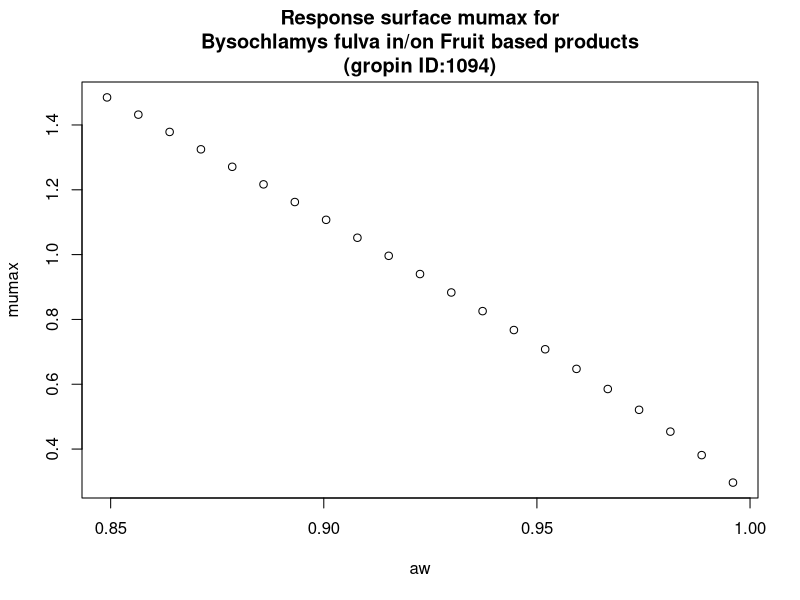

Recreate this plot in R.
#############################
# start of Parameter script
#############################
aw <- seq(0.849150849150849,0.995995,length.out=21)
#############################
# end of Parameter script
#############################
############################# 
# start of Model script Gropin ID 1094 
#############################
 
# constant coefficients for this model
 
variables <- data.frame(aw)
argumentsPar <- expand.grid(variables)
 
# heart of the model
response_surface <- function(aw) {
   mumax <-0.213+0.939*sqrt(1-aw)+6.015*((sqrt(1-aw))^2)

return(mumax=mumax)
} 

# output parameters
responseSurface <- cbind(argumentsPar,response_surface(argumentsPar['aw']))
colnames(responseSurface) <- c(colnames(argumentsPar),'mumax')
#############################
# End of Model script
#############################
############################# 
# start of Visualisation script Gropin ID 1094 
#############################
plot(aw,responseSurface$'mumax',xlab='aw',
                          ylab='mumax',main='Response surface mumax for
Bysochlamys fulva in/on Fruit based products
(gropin ID:1094)')
#############################
# End of Visualisation script
#############################
